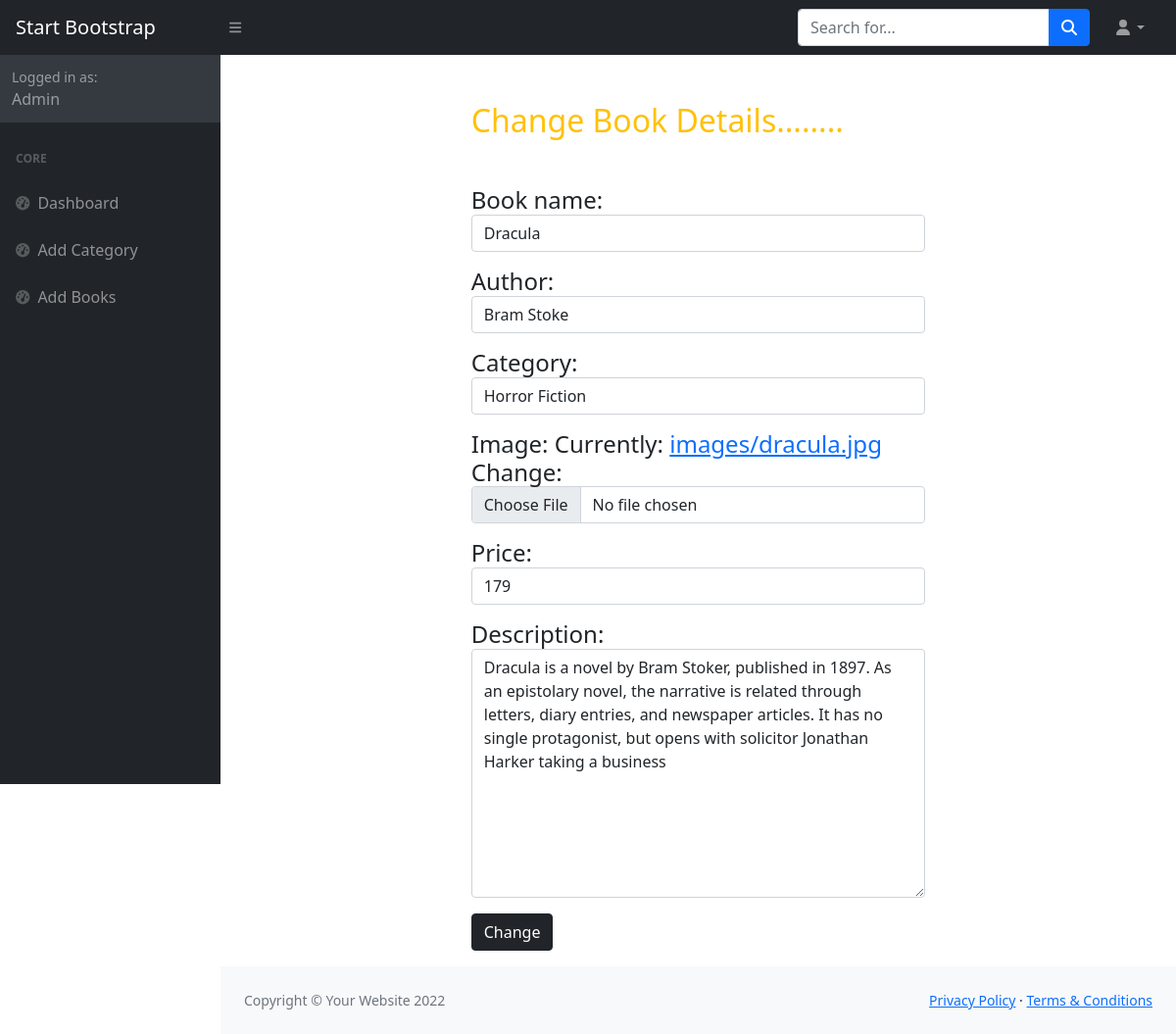
The page /book/change/7 on the database its author committed.
### owner/models.py (models this page shows, shortened)
class Books(models.Model):
    book_name=models.CharField(max_length=200,unique=True)
    author=models.CharField(max_length=200,null=True)
    category=models.ForeignKey(Categories,on_delete=models.CASCADE)
    image = models.ImageField(upload_to="images", null=True)
    price = models.PositiveIntegerField()
    description = models.CharField(max_length=1000, null=True)

### owner/views.py (the view, shortened to what this page needs)
# urls.py: path("book/change/<int:id>", views.BookEditView.as_view(), name="edit-book"),
class BookEditView(UpdateView):
    model = Books
    form_class = forms.BookChangeForm
    template_name = "book_edit.html"
    success_url = reverse_lazy("book-list")
    pk_url_kwarg = "id"

### owner/forms.py
class BookChangeForm(forms.ModelForm):
    class Meta:
        model=Books
        fields = [
            "book_name", "author", "category", "image", "price", "description"
        ]
        widgets={
            "book_name":forms.TextInput(attrs={"class": "form-control"}),
            "author": forms.TextInput(attrs={"class": "form-control"}),
            "category":forms.Select(attrs={"class": "form-control"}),
            "image":forms.ClearableFileInput(attrs={"class": "form-control"}),
            "price":forms.TextInput(attrs={"class": "form-control"}),
            "description":forms.Textarea(attrs={"class": "form-control"}),
        }

### owner/models.py (called while the page is built)
    def __str__(self):
        return self.category_name

### owner/templates/book_edit.html (shortened to what this page needs)
{%extends 'base.html'%}
{%block body_block%}
<div class="container">
    <div class="row">
        <div class="col-3"></div>
        <div class="col-6 mt-5">
          <h2 class="text-warning">Change Book Details........</h2>
            <form action="" class=" mt-5" method="post">
              <h4>{{form.as_p}}</h4>
                <div class="mb-3">
                    <button type="submit" class="btn btn-dark">Change</button>
                </div>
            </form>
        </div>
        <div class="col-3"></div>
    </div>
</div>
{%endblock%}

### rows shown on the page
Books: book_name "Dracula", author "Bram Stoke", category "Horror Fiction", price "179", description "Dracula is a novel by Bram Stoker, published in 1897. As an epistolary novel, the narrative is related through letters, diary entries, and newspaper articles. It has no single protagonist, but opens with solicitor Jonathan Harker taking a business"
